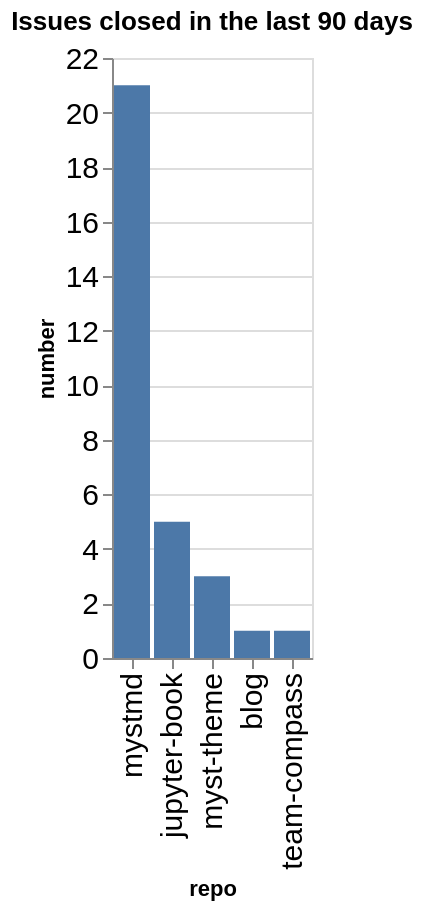

The notebook cell this image was saved under:
### Code cell
closed_counts = closed.groupby(['org', 'repo']).count()['number'].reset_index()
closed_counts['org/repo'] = closed_counts.apply(lambda a: a['org'] + '/' + a['repo'], axis=1)
sorted_vals = closed_counts.sort_values(['number'], ascending=False)['repo'].values
alt.Chart(data=closed_counts, title=f"Issues closed in the last {n_days} days").mark_bar().encode(
    x=alt.X('repo', sort=alt.Sort(sorted_vals.tolist())),
    y='number',
)

### Figure 1 — Vega-Lite specification as saved in the notebook (floating-point values rounded to 4 significant figures)
{"config": {"axisLeft": {"labelFontSize": 15}, "axisBottom": {"labelFontSize": 15}}, "data": {"name": "data-a33aa5cbdd7a6a083d894ae86d408045"}, "mark": {"type": "bar"}, "encoding": {"x": {"field": "repo", "sort": ["mystmd", "jupyter-book", "myst-theme", "blog", "team-compass"], "type": "nominal"}, "y": {"field": "number", "type": "quantitative"}}, "title": "Issues closed in the last 90 days", "$schema": "https://vega.github.io/schema/vega-lite/v5.20.1.json", "datasets": {"data-a33aa5cbdd7a6a083d894ae86d408045": [{"org": "jupyter-book", "repo": "blog", "number": 1, "org/repo": "jupyter-book/blog"}, {"org": "jupyter-book", "repo": "jupyter-book", "number": 5, "org/repo": "jupyter-book/jupyter-book"}, {"org": "jupyter-book", "repo": "myst-theme", "number": 3, "org/repo": "jupyter-book/myst-theme"}, {"org": "jupyter-book", "repo": "mystmd", "number": 21, "org/repo": "jupyter-book/mystmd"}, {"org": "jupyter-book", "repo": "team-compass", "number": 1, "org/repo": "jupyter-book/team-compass"}]}}
